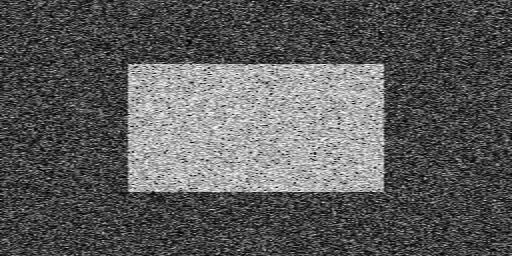
#> input picture TH/Chapter03/OtsuH.png, 512 x 256 px
$ python Adaptive_Threshold.py
#> lines starting #> are read from the running program, lines starting #| are printed output that depends on the picture; after the words box and inside, x2 and y2 are one past the last pixel; in counts of white or black regions, pixels touching at a corner belong together
#Created by Tran Phuoc Loi 2101076
#GaussianBlur

import cv2 as cv
from matplotlib import pyplot as plt
img = cv.imread('OtsuH.png', 0)
#> img is the input picture: shape (256, 512); min 0, max 254, mean 91
ret1, th1 = cv.threshold(img, 127, 255, cv.THRESH_BINARY)
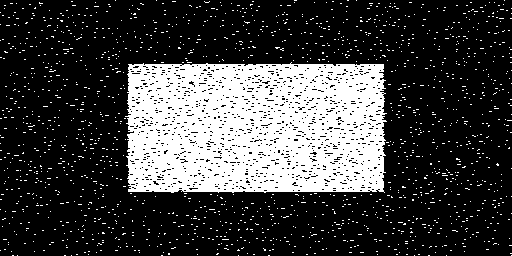
#> th1: shape (256, 512); 25.3% white; 1632 white regions (1631 under 20 px), largest, box (x1, y1, x2, y2) and area: (125, 62, 387, 193) 29976
ret2, th2 = cv.threshold(img, 0, 255, cv.THRESH_BINARY + cv.THRESH_OTSU)
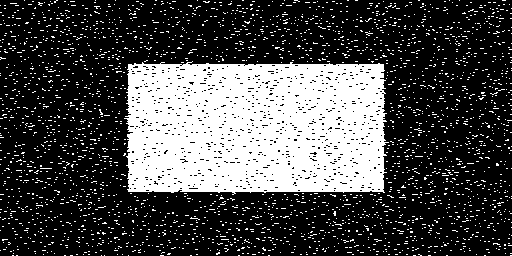
#> th2: shape (256, 512); 28.8% white; 2741 white regions (2740 under 20 px), largest, box (x1, y1, x2, y2) and area: (124, 61, 389, 195) 31152
#> ret2 = 114
blur = cv.GaussianBlur(img, (5, 5), 0)
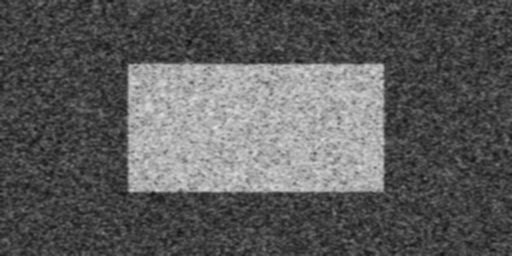
#> blur: shape (256, 512); min 14, max 227, mean 91
ret3, th3 = cv.threshold(blur, 0, 255, cv.THRESH_BINARY + cv.THRESH_OTSU)
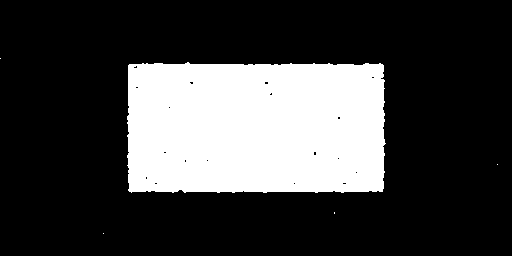
#> th3: shape (256, 512); 25% white; 5 white regions (4 under 20 px), largest, box (x1, y1, x2, y2) and area: (127, 62, 386, 193) 32724
#> ret3 = 117
images = [img, 0, th1,img, 0, th2,blur, 0, th3]
titles = ['Original Noisy Image', 'Histogram', 'Global Thresholding (T=127)','Original Noisy Image', 'Histogram', "Otsu's Thresholding",'Gaussian filtered Image', 'Histogram', "Otsu's Thresholding"]
for i in range(3):
    plt.subplot(3, 3, i * 3 + 1), plt.imshow(images[i * 3], 'gray'),
    plt.title(titles[i * 3]), plt.xticks([]), plt.yticks([])
    plt.subplot(3, 3, i * 3 + 2), plt.hist(images[i * 3].ravel(), 256)
    plt.title(titles[i * 3 + 1]), plt.xticks([]), plt.yticks([])
    plt.subplot(3, 3, i * 3 + 3), plt.imshow(images[i * 3 + 2], 'gray')
    plt.title(titles[i * 3 + 2]), plt.xticks([]), plt.yticks([])
plt.show()
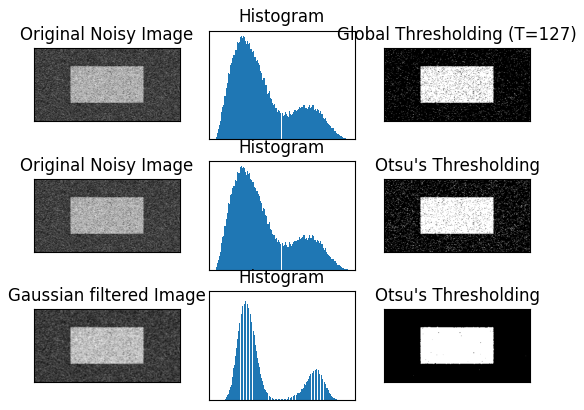
#> figure drawn by matplotlib, 9 panels

$ run again, with TH/Chapter03/MokeyHSV.png copied over TH/Chapter03/OtsuH.png
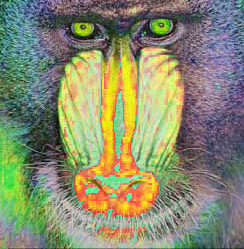
#> input picture TH/Chapter03/MokeyHSV.png, 244 x 249 px
#> `ret1, th1 = cv.threshold(img, 127, 255, cv.THRESH_BINARY)`:
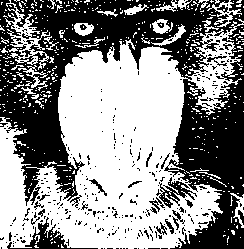
#> th1: shape (249, 244); 54.9% white; 332 black regions (306 under 20 px), largest, box (x1, y1, x2, y2) and area: (0, 0, 244, 249) 24225, (7, 217, 98, 249) 648, (156, 177, 197, 208) 424
#> th2: shape (249, 244); 48.8% white; 537 white regions (504 under 20 px), largest, box (x1, y1, x2, y2) and area: (34, 40, 222, 249) 22238, (0, 123, 35, 249) 2571, (185, 32, 241, 111) 1347
#> ret2 = 135
#> `ret3, th3 = cv.threshold(blur, 0, 255, cv.THRESH_BINARY + cv.THRESH_OT..`:
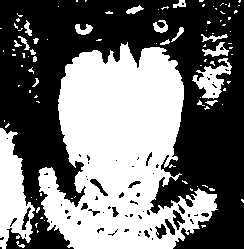
#> th3: shape (249, 244); 44.7% white; 97 white regions (76 under 20 px), largest, box (x1, y1, x2, y2) and area: (38, 42, 218, 249) 22457, (0, 128, 35, 249) 2456, (192, 58, 232, 99) 711
#> ret3 = 138
